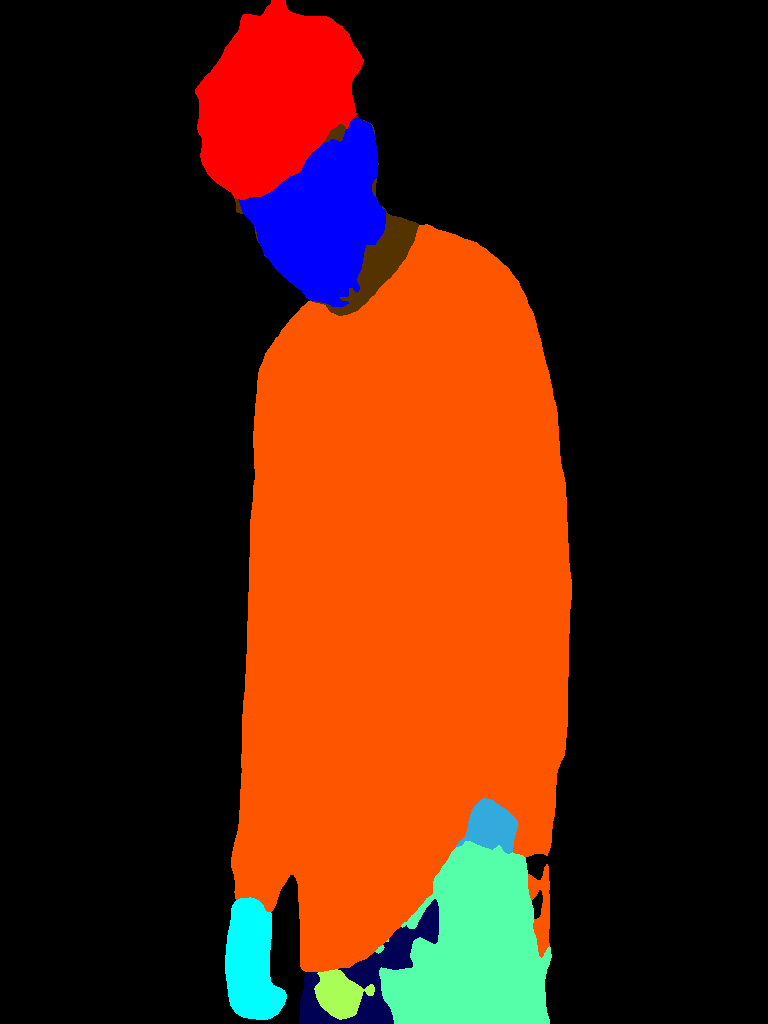
#> input picture preprocess/person-seg/image_segmentation/human_part_segmentation/output/0000.png, 768 x 1024 px, given in place of 0.png, which was not available
$ python palette.py
#> lines starting #> are read from the running program, lines starting #| are printed output that depends on the picture; after the words box and inside, x2 and y2 are one past the last pixel; in counts of white or black regions, pixels touching at a corner belong together; pictures that were not available may be replaced by others from this repository, and a replacement may not be noted
from PIL import Image
import numpy as np
import argparse

parser = argparse.ArgumentParser(description='manual to this script')
parser.add_argument("--person", type=str, default="0")

args = parser.parse_args()

img0 = Image.open('./output' + "/" + args.person + '.png')
#> img0 is the input picture: PIL image 768x1024 P; mean R, G, B 72.5, 30.7, 12.7
img1 = Image.open('sample.png')
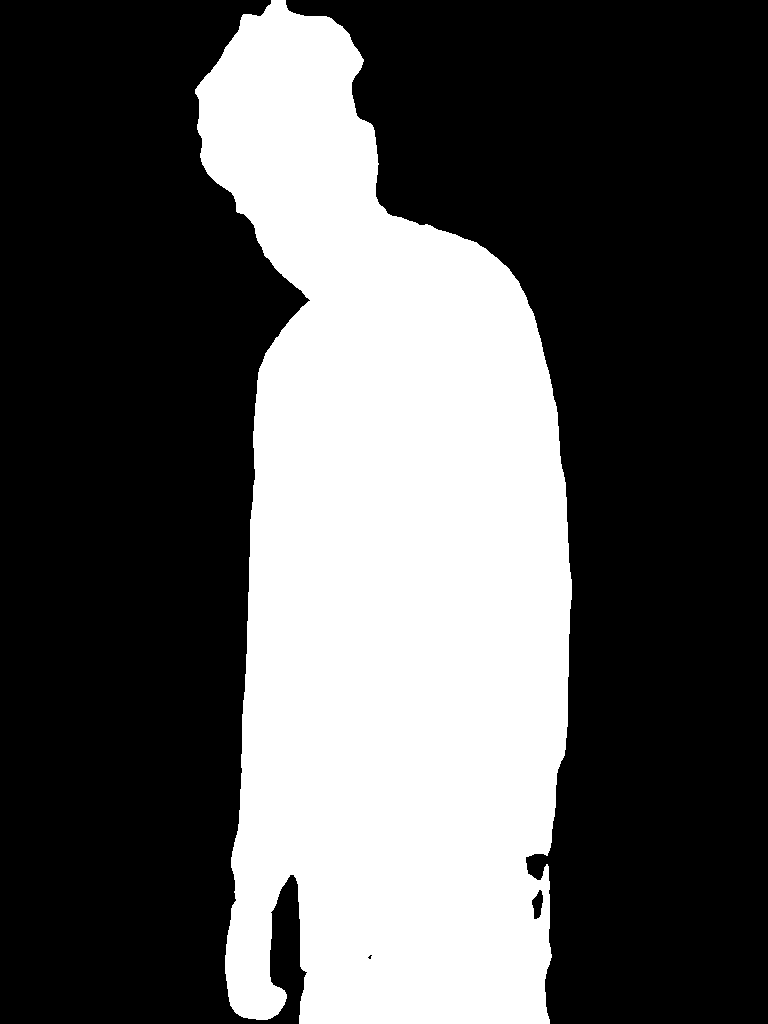
#> input picture preprocess/person-seg/image_segmentation/human_part_segmentation/output/0001.png, 768 x 1024 px, given in place of sample.png, which was not available
#> img1 is the input picture: PIL image 768x1024 P; 34.2% white; 1 white region, box (x1, y1, x2, y2) and area: (195, 0, 572, 1024) 269320
width, height = img0.size
#> width = 768; height = 1024

print(width, height)
#| 768 1024

palette11 = img1.getpalette()
#> palette11 = 768 values, max 255 at index 765, min 0 at index 0, mean 133.9
img0.putpalette(palette11)

load0 = img0.load()

for i in range(width):
    for n in range(height):
        if(load0[i, n] == 4):
            load0[i, n] = 5
        elif(load0[i, n] == 5):
            load0[i, n] = 12
        elif(load0[i, n] == 11):
            load0[i, n] = 13
        elif(load0[i, n] == 12):
            load0[i, n] = 16
        elif(load0[i, n] == 13):
            load0[i, n] = 17

img0.save('./output' + "/" + args.person + '.png')
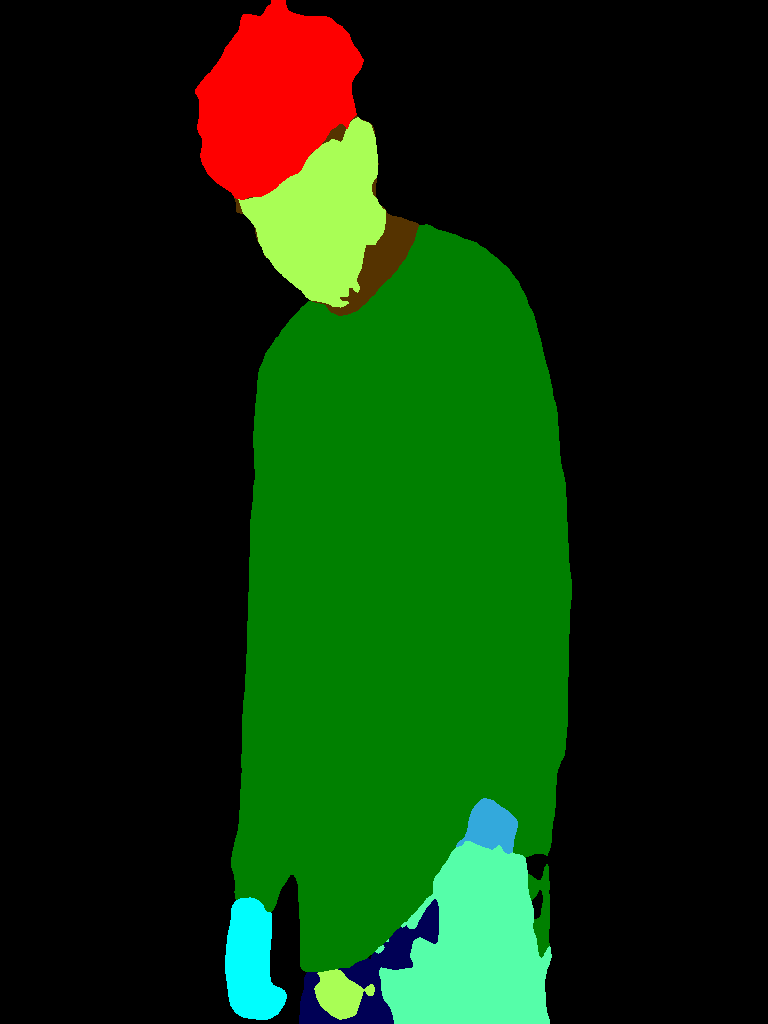
#> saved as 0.png: PIL image 768x1024 P; mean R, G, B 13.9, 46.2, 9.3


# -------------- add neck by brown color -------------- #
small_face, big_face, real_face = [], [], []      # real = big - small
no_neck_img = Image.open('./output'  + "/" + args.person+ '1.png')         # pixel 13 means face
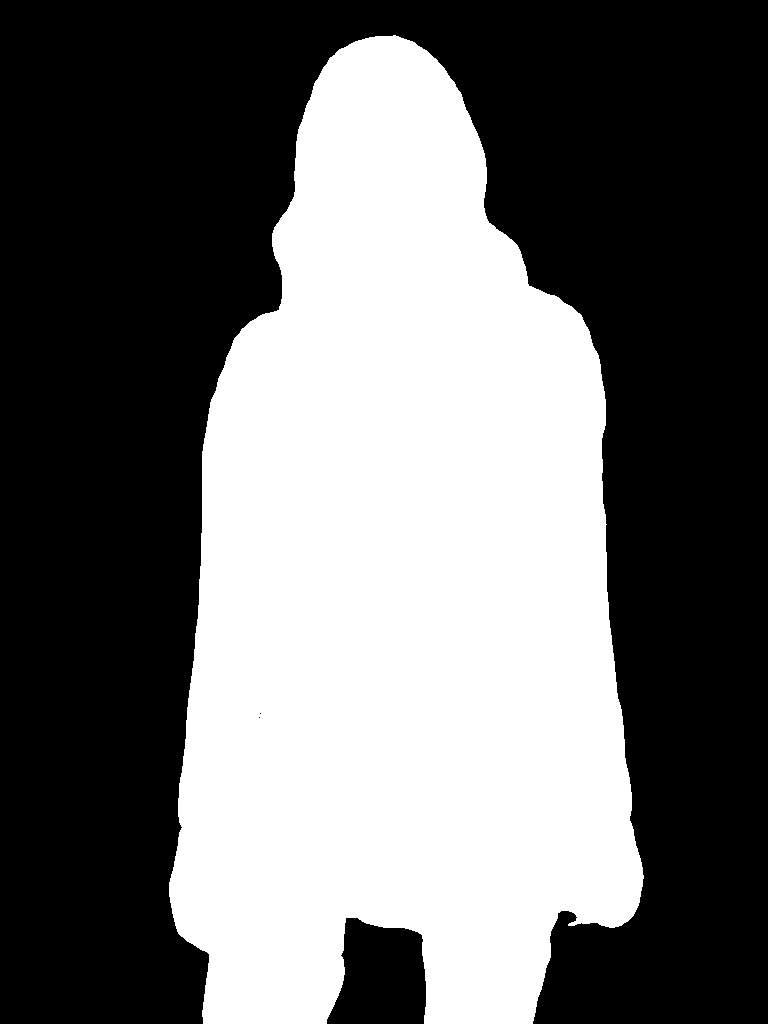
#> input picture preprocess/person-seg/image_segmentation/human_part_segmentation/output/01.png, 768 x 1024 px
#> no_neck_img is the input picture: PIL image 768x1024 P; 42.5% white; 1 white region, box (x1, y1, x2, y2) and area: (169, 35, 644, 1024) 334571
no_neck_load = no_neck_img.load()
for i in range(width):                          # width = 768
    for n in range(height):                     # height = 1024
        if no_neck_load[i, n] == 13:
            small_face.append([i, n])
#> after the loop, small_face = []


for i in range(width):                          # width = 768
    for n in range(height):                     # height = 1024
        if load0[i, n] == 13:
            big_face.append([i, n])
#> after the loop, big_face = []

for i in big_face:
    if i not in small_face:
        load0[i[0], i[1]] = 10


img0.save('./output'  + "/" + args.person+ '.png')
#
#
#
#
#
#
# 获取仅有黑白图片,以去掉Mask
for i in range(width):
    for n in range(height):
        if load0[i, n] != 0:
            load0[i, n] = 255
img0.save('./output'  + "/" + args.person+ '1.png')


# [41 lines of commented-out code are left out]
